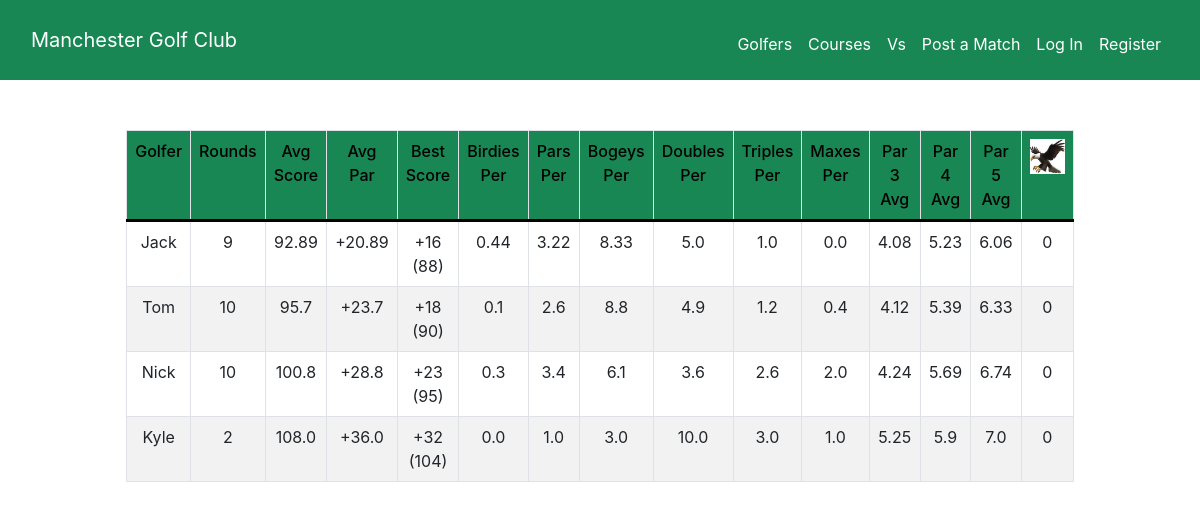
The page / on the database its author committed.
### golf/models.py (models this page shows)
class User(AbstractUser):
    def __str__(self):
        return f"{self.first_name}"

### golf/views.py (the view)
# urls.py: path("", views.index, name="index"),
def index(request):
    all_golfers = []
    all_rounds = Round.objects.all()
    for round in all_rounds:
        if round.golfer not in all_golfers:
            all_golfers.append(round.golfer)
    all_stats = []
    for golfer in all_golfers:
        golfers_rounds = Round.objects.filter(golfer=golfer).exclude(match=0)
        stats = get_stats(golfers_rounds)
        all_stats.append(stats)
    def avg_score(golfers_stats):
        return golfers_stats[2]
    all_stats.sort(key=avg_score)
    context = {'all_stats': all_stats}
    return render(request, "golf/index.html", context)

### golf/helpers.py (called while the page is built)
def par_shift(score: int) -> str:
    if score > 0:
        return f"+{score}"
    elif score == 0:
        return "E"
    else:
        return str(score)

### golf/templates/golf/index.html (shortened to what this page needs)
{% extends "golf/layout.html" %}
{% load static %}
{% block main %}
    <div id="content" class="grid container-fluid">
        <table id="stats" class="table table-bordered table-hover standings">
            <thead class="success">
                <tr class="stats-header">
                    <td class="stat">Golfer</td>
                    <td class="stat">Rounds</td>
                    <td class="stat">Avg Score</td>
                    <td class="stat">Avg Par</td>
                    <td class="stat">Best Score</td>
                    <td class="stat">Birdies Per</td>
                    <td class="stat">Pars Per</td>
                    <td class="stat">Bogeys Per</td>
                    <td class="stat">Doubles Per</td>
                    <td class="stat">Triples Per</td>
                    <td class="stat">Maxes Per</td>
                    <td class="stat">Par 3 Avg</td>
                    <td class="stat">Par 4 Avg</td>
                    <td class="stat">Par 5 Avg</td>
                    <td class="stat"><img src="{% static 'golf/eagle.png' %}" alt="eagle" width=35 height=35></td>
                </tr>
            </thead>
            {% for stats in all_stats %}
            <tr class="golfer-row" onclick="window.location='/golfer/{{stats.0}}';">
                {% for stat in stats %}
                <td class="stat">{{ stat }}</td>
                {% endfor %}
            </tr>
            {% endfor %}
        </table>
</div>
{% endblock %}

### golf/static/golf/styles.css (style rules this page uses)
.grid { display: grid; place-items: center; padding: 15px; }
td, th { padding: 5px; border-style: solid; border-color: gray; border-width: 1px; }
.standings tr:nth-of-type(even) { background-color: #f2f2f2; }
.stats-header { color: black; background-color: #198754; font-weight: 500; text-align: center; border-bottom: 3px solid black; }
td.stat { text-align: center; padding: 8px; }
.golfer-row { cursor: pointer; cursor: hand; }
#stats, #averages { padding: 25px; width: 75%; border: 0px; }
#content { margin: 20px; }

### rows shown on the page
User: first_name "Jack"
User: first_name "Tom"
User: first_name "Nick"
User: first_name "Kyle"

### other values the page prints
{{ stat }} "9" "92.89" "+20.89" "+16 (88)" "0.44" "3.22" "8.33" "5.0" "1.0" "0.0" "4.08" "5.23" "6.06" "0" "10" "95.7" "+23.7" "+18 (90)" "0.1" "2.6" "8.8" "4.9" "1.2" "0.4" "4.12" "5.39" "6.33" "0" "10" "100.8" "+28.8" "+23 (95)" "0.3" "3.4" "6.1" "3.6" "2.6" "2.0" "4.24" "5.69" "6.74" "0" "2" "108.0" "+36.0" "+32 (104)" "0.0" "1.0" "3.0" "10.0" "3.0" "1.0" "5.25" "5.9" "7.0" "0"
